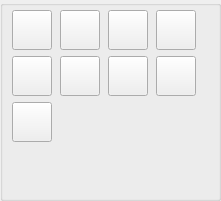
   <widget class="QGroupBox" name="groupBox_2">
    <property name="geometry">
     <rect>
      <x>0</x>
      <y>0</y>
      <width>221</width>
      <height>201</height>
     </rect>
    </property>
    <property name="font">
     <font>
      <pointsize>10</pointsize>
     </font>
    </property>
    <property name="title">
     <string/>
    </property>
    <widget class="QWidget" name="gridLayoutWidget_2">
     <property name="geometry">
      <rect>
       <x>10</x>
       <y>10</y>
       <width>191</width>
       <height>134</height>
      </rect>
     </property>
     <layout class="QGridLayout" name="gridLayout_2">
      <item row="1" column="1">
       <widget class="QPushButton" name="right_rotation">
        <property name="minimumSize">
         <size>
          <width>40</width>
          <height>40</height>
         </size>
        </property>
        <property name="maximumSize">
         <size>
          <width>40</width>
          <height>40</height>
         </size>
        </property>
        <property name="text">
         <string/>
        </property>
        <property name="icon">
         <iconset resource="icon/icon.qrc">
          <normaloff>:/new/prefix1/MemoryRotateClockwise.svg</normaloff>:/new/prefix1/MemoryRotateClockwise.svg</iconset>
        </property>
        <property name="iconSize">
         <size>
          <width>32</width>
          <height>32</height>
         </size>
        </property>
       </widget>
      </item>
      <item row="1" column="2">
       <widget class="QPushButton" name="left_rotation">
        <property name="minimumSize">
         <size>
          <width>40</width>
          <height>40</height>
         </size>
        </property>
        <property name="maximumSize">
         <size>
          <width>40</width>
          <height>40</height>
         </size>
        </property>
        <property name="text">
         <string/>
        </property>
        <property name="icon">
         <iconset resource="icon/icon.qrc">
          <normaloff>:/new/prefix1/MemoryRotateCounterclockwise.svg</normaloff>:/new/prefix1/MemoryRotateCounterclockwise.svg</iconset>
        </property>
        <property name="iconSize">
         <size>
          <width>32</width>
          <height>32</height>
         </size>
        </property>
       </widget>
      </item>
      <item row="2" column="0">
       <widget class="QPushButton" name="flip_vertically">
        <property name="minimumSize">
         <size>
          <width>40</width>
          <height>40</height>
         </size>
        </property>
        <property name="maximumSize">
         <size>
          <width>40</width>
          <height>40</height>
         </size>
        </property>
        <property name="text">
         <string/>
        </property>
        <property name="icon">
         <iconset resource="icon/icon.qrc">
          <normaloff>:/new/prefix1/OiElevator.svg</normaloff>:/new/prefix1/OiElevator.svg</iconset>
        </property>
        <property name="iconSize">
         <size>
          <width>32</width>
          <height>32</height>
         </size>
        </property>
       </widget>
      </item>
      <item row="1" column="3">
       <widget class="QPushButton" name="flip_horizontally">
        <property name="minimumSize">
         <size>
          <width>40</width>
          <height>40</height>
         </size>
        </property>
        <property name="maximumSize">
         <size>
          <width>40</width>
          <height>40</height>
         </size>
        </property>
        <property name="text">
         <string/>
        </property>
        <property name="icon">
         <iconset resource="icon/icon.qrc">
          <normaloff>:/new/prefix1/DashiconsLeftright.svg</normaloff>:/new/prefix1/DashiconsLeftright.svg</iconset>
        </property>
        <property name="iconSize">
         <size>
          <width>32</width>
          <height>32</height>
         </size>
        </property>
       </widget>
      </item>
      <item row="0" column="2">
       <widget class="QPushButton" name="my_erase">
        <property name="minimumSize">
         <size>
          <width>40</width>
          <height>40</height>
         </size>
        </property>
        <property name="maximumSize">
         <size>
          <width>40</width>
          <height>40</height>
         </size>
        </property>
        <property name="font">
         <font>
          <pointsize>8</pointsize>
         </font>
        </property>
        <property name="styleSheet">
         <string notr="true"/>
        </property>
        <property name="text">
         <string/>
        </property>
        <property name="icon">
         <iconset resource="icon/icon.qrc">
          <normaloff>:/new/prefix1/CarbonErase.svg</normaloff>:/new/prefix1/CarbonErase.svg</iconset>
        </property>
        <property name="iconSize">
         <size>
          <width>32</width>
          <height>32</height>
         </size>
        </property>
        <property name="autoExclusive">
         <bool>true</bool>
        </property>
       </widget>
      </item>
      <item row="1" column="0">
       <widget class="QPushButton" name="crop">
        <property name="minimumSize">
         <size>
          <width>40</width>
          <height>40</height>
         </size>
        </property>
        <property name="maximumSize">
         <size>
          <width>40</width>
          <height>40</height>
         </size>
        </property>
        <property name="font">
         <font>
          <pointsize>8</pointsize>
         </font>
        </property>
        <property name="styleSheet">
         <string notr="true"/>
        </property>
        <property name="text">
         <string/>
        </property>
        <property name="icon">
         <iconset resource="icon/icon.qrc">
          <normaloff>:/new/prefix1/RiCropLine.svg</normaloff>:/new/prefix1/RiCropLine.svg</iconset>
        </property>
        <property name="iconSize">
         <size>
          <width>32</width>
          <height>32</height>
         </size>
        </property>
        <property name="autoExclusive">
         <bool>true</bool>
        </property>
       </widget>
      </item>
      <item row="0" column="3">
       <widget class="QPushButton" name="fill">
        <property name="minimumSize">
         <size>
          <width>40</width>
          <height>40</height>
         </size>
        </property>
        <property name="maximumSize">
         <size>
          <width>40</width>
          <height>40</height>
         </size>
        </property>
        <property name="font">
         <font>
          <pointsize>8</pointsize>
         </font>
        </property>
        <property name="styleSheet">
         <string notr="true"/>
        </property>
        <property name="text">
         <string/>
        </property>
        <property name="icon">
         <iconset resource="icon/icon.qrc">
          <normaloff>:/new/prefix1/MdiFill.svg</normaloff>:/new/prefix1/MdiFill.svg</iconset>
        </property>
        <property name="iconSize">
         <size>
          <width>32</width>
          <height>32</height>
         </size>
        </property>
        <property name="autoExclusive">
         <bool>true</bool>
        </property>
       </widget>
      </item>
      <item row="0" column="0">
       <widget class="QPushButton" name="size">
        <property name="minimumSize">
         <size>
          <width>40</width>
          <height>40</height>
         </size>
        </property>
        <property name="maximumSize">
         <size>
          <width>40</width>
          <height>40</height>
         </size>
        </property>
        <property name="font">
         <font>
          <pointsize>8</pointsize>
         </font>
        </property>
        <property name="styleSheet">
         <string notr="true"/>
        </property>
        <property name="text">
         <string/>
        </property>
        <property name="icon">
         <iconset resource="icon/icon.qrc">
          <normaloff>:/new/prefix1/SimpleLineIconsSizeFullscreen.svg</normaloff>:/new/prefix1/SimpleLineIconsSizeFullscreen.svg</iconset>
        </property>
        <property name="iconSize">
         <size>
          <width>32</width>
          <height>32</height>
         </size>
        </property>
        <property name="autoExclusive">
         <bool>true</bool>
        </property>
       </widget>
      </item>
      <item row="0" column="1">
       <widget class="QPushButton" name="color_extractor">
        <property name="minimumSize">
         <size>
          <width>40</width>
          <height>40</height>
         </size>
        </property>
        <property name="maximumSize">
         <size>
          <width>40</width>
          <height>40</height>
         </size>
        </property>
        <property name="font">
         <font>
          <pointsize>8</pointsize>
         </font>
        </property>
        <property name="styleSheet">
         <string notr="true"/>
        </property>
        <property name="text">
         <string/>
        </property>
        <property name="icon">
         <iconset resource="icon/icon.qrc">
          <normaloff>:/new/prefix1/FaEyedropper.svg</normaloff>:/new/prefix1/FaEyedropper.svg</iconset>
        </property>
        <property name="iconSize">
         <size>
          <width>32</width>
          <height>32</height>
         </size>
        </property>
        <property name="autoExclusive">
         <bool>true</bool>
        </property>
       </widget>
      </item>
     </layout>
    </widget>
   </widget>
